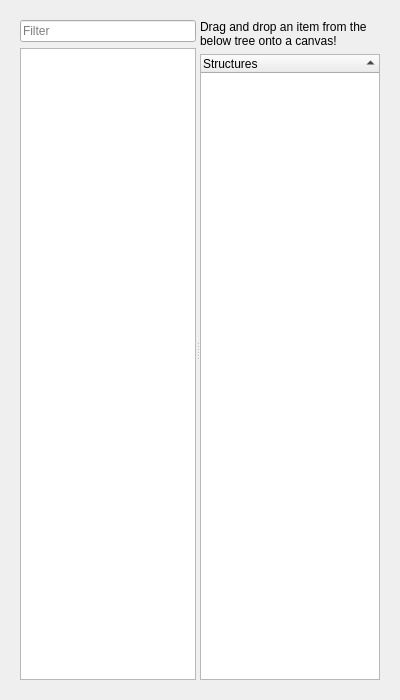
<?xml version="1.0" encoding="UTF-8"?>
<ui version="4.0">
 <class>glitch_structures</class>
 <widget class="QDialog" name="glitch_structures">
  <property name="geometry">
   <rect>
    <x>0</x>
    <y>0</y>
    <width>400</width>
    <height>700</height>
   </rect>
  </property>
  <property name="windowTitle">
   <string>Glitch: Structures</string>
  </property>
  <property name="windowIcon">
   <iconset resource="../Icons/icons.qrc">
    <normaloff>:/Logo/glitch-logo.png</normaloff>:/Logo/glitch-logo.png</iconset>
  </property>
  <layout class="QVBoxLayout" name="verticalLayout_3">
   <item>
    <widget class="QFrame" name="frame">
     <layout class="QVBoxLayout" name="verticalLayout_4">
      <item>
       <widget class="QSplitter" name="splitter">
        <property name="orientation">
         <enum>Qt::Horizontal</enum>
        </property>
        <widget class="QWidget" name="layoutWidget1">
         <layout class="QVBoxLayout" name="verticalLayout_2">
          <item>
           <widget class="QLineEdit" name="filter">
            <property name="placeholderText">
             <string>Filter</string>
            </property>
            <property name="clearButtonEnabled">
             <bool>true</bool>
            </property>
           </widget>
          </item>
          <item>
           <widget class="QListWidget" name="categories">
            <property name="tabKeyNavigation">
             <bool>true</bool>
            </property>
            <property name="alternatingRowColors">
             <bool>true</bool>
            </property>
            <property name="uniformItemSizes">
             <bool>true</bool>
            </property>
           </widget>
          </item>
         </layout>
        </widget>
        <widget class="QWidget" name="layoutWidget2">
         <layout class="QVBoxLayout" name="verticalLayout">
          <item>
           <widget class="QLabel" name="label">
            <property name="text">
             <string>Drag and drop an item from the below tree onto a canvas!</string>
            </property>
            <property name="wordWrap">
             <bool>true</bool>
            </property>
           </widget>
          </item>
          <item>
           <widget class="glitch_structures_treewidget" name="tree">
            <property name="tabKeyNavigation">
             <bool>true</bool>
            </property>
            <property name="dragEnabled">
             <bool>true</bool>
            </property>
            <property name="dragDropMode">
             <enum>QAbstractItemView::DragOnly</enum>
            </property>
            <property name="alternatingRowColors">
             <bool>true</bool>
            </property>
            <property name="uniformRowHeights">
             <bool>true</bool>
            </property>
            <property name="sortingEnabled">
             <bool>true</bool>
            </property>
            <property name="animated">
             <bool>true</bool>
            </property>
            <attribute name="headerHighlightSections">
             <bool>true</bool>
            </attribute>
            <column>
             <property name="text">
              <string>Structures</string>
             </property>
            </column>
           </widget>
          </item>
         </layout>
        </widget>
       </widget>
      </item>
     </layout>
    </widget>
   </item>
  </layout>
 </widget>
 <customwidgets>
  <customwidget>
   <class>glitch_structures_treewidget</class>
   <extends>QTreeWidget</extends>
   <header>glitch-structures-treewidget.h</header>
  </customwidget>
 </customwidgets>
 <tabstops>
  <tabstop>filter</tabstop>
  <tabstop>categories</tabstop>
  <tabstop>tree</tabstop>
 </tabstops>
 <resources>
  <include location="../Icons/icons.qrc"/>
 </resources>
 <connections/>
</ui>
